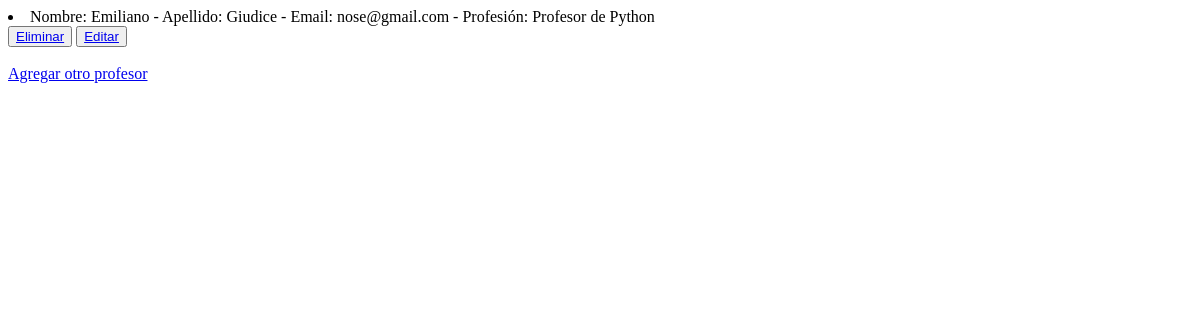
Page /AppCoder/leerProfesores/ on the earlier database version.
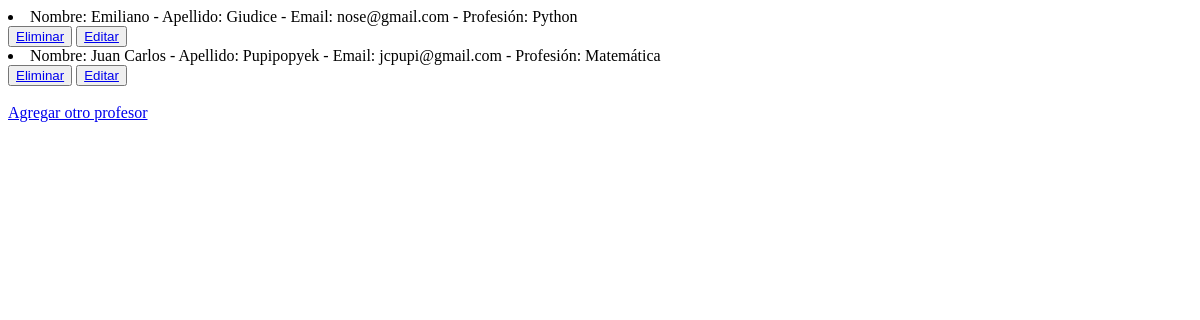
Same page on the later database version.
### AppCoder/models.py (models this page shows)
class Profesor(models.Model):
    nombre = models.CharField(max_length=30)
    apellido = models.CharField(max_length=30)
    email = models.EmailField()
    profesion = models.CharField(max_length=30)
    def __str__(self):
        return f"Nombre: {self.nombre} - Apellido: {self.apellido} - Email: {self.email} - Profesión: {self.profesion}"

### AppCoder/views.py (the view)
# urls.py: path("leerProfesores/", views.leerProfesores, name="LeerProfesores"),
def leerProfesores(request):
    profesores = Profesor.objects.all() #Traigo a los profesores
    contexto = {"profesores":profesores}
    return render(request, "../templates/AppCoder/leerProfesores.html", contexto)

### AppCoder/templates/AppCoder/leerProfesores.html (shortened to what this page needs)
<!DOCTYPE html>
<html lang="en">
<head>
</head>
<body>
    {% for p in profesores %}
        <li>{{p}}</li>
        <button>
            <a href= "{% url 'borrarProfesores' p.nombre %}">Eliminar</a>
        </button>
        <button>
            <a href= "{% url 'editarProfesores' p.nombre %}">Editar</a>
        </button>
    {% endfor %}
    <br>
    <br>
    <a href="../profesorFormulario">Agregar otro profesor</a>
</body>
</html>

Differences in the rows shown:
changed Profesor: nombre+apellido+email "Nombre: Emiliano - Apellido: Giudice - Email: nose@gmail.com - Profesión: Profesor de Python" → "Nombre: Emiliano - Apellido: Giudice - Email: nose@gmail.com - Profesión: Python"
added Profesor: nombre+apellido+email "Nombre: Juan Carlos - Apellido: Pupipopyek - Email: jcpupi@gmail.com - Profesión: Matemática"
